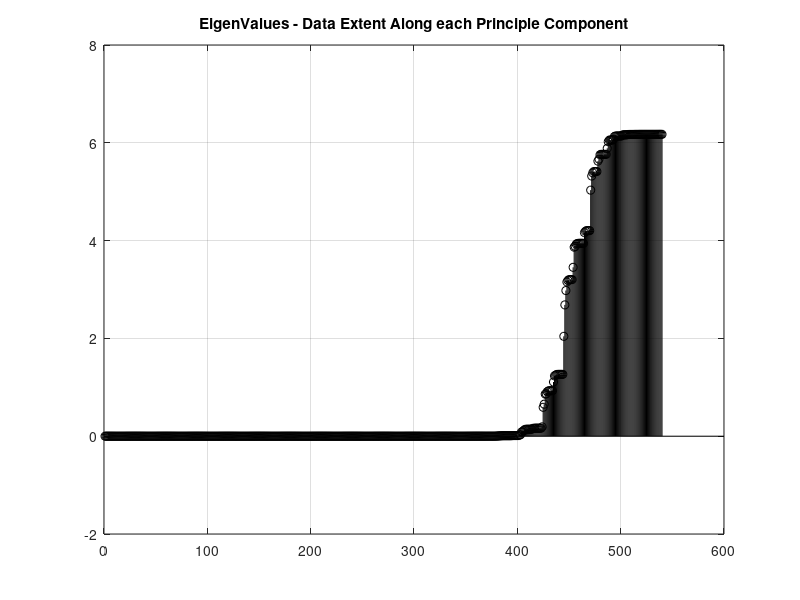

The MATLAB script that drew this image: (Note: this script raises an error after producing the figure.)
%--------------------------------------------------------------------------
% 1. Set the reference signal coordinates and channel model

SubcarrierSpacing = 15e3;       % Hz
OfdmSymbolPeriod  = 160/1.92e6; % Sec
Frequencies       = [-36:2:-2, 2:2:36, -36:2:-2, 2:2:36 ...
                     -36:2:-2, 2:2:36, -36:2:-2, 2:2:36 ...
                     -36:2:-2, 2:2:36, -36:2:-2, 2:2:36 ...
                     -36:2:-2, 2:2:36, -36:2:-2, 2:2:36 ...
                     -36:2:-2, 2:2:36, -36:2:-2, 2:2:36 ...
                     -36:2:-2, 2:2:36, -36:2:-2, 2:2:36 ...
                     -36:2:-2, 2:2:36, -36:2:-2, 2:2:36 ...
                     -36:2:-2, 2:2:36 ] *SubcarrierSpacing; 

Times             = [zeros(1,36),   1*ones(1,36),  2*ones(1,36),  3*ones(1,36), ...
                     4*ones(1,36),  5*ones(1,36),  6*ones(1,36),  7*ones(1,36), ...
                     8*ones(1,36),  9*ones(1,36), 10*ones(1,36), 11*ones(1,36), ...
                     12*ones(1,36), 13*ones(1,36), 14*ones(1,36)]*OfdmSymbolPeriod;

DelayRange        = [-1.0e-6 9e-6];
DopplerRange      = [-3000 3000];

%--------------------------------------------------------------------------
% 2. Compute the frequency response for a large set of channel conditions

DelayStep      = (DelayRange(1,2) - DelayRange(1,1)) / 25;
DopplerStep    = (DopplerRange(1,2) - DopplerRange(1,1)) / 25;
DelayVector    = DelayRange(1,1):DelayStep:DelayRange(1,2);
DopplerVector  = DopplerRange(1,1):DopplerStep:DopplerRange(1,2);
NumChannels    = length(DelayVector)*length(DopplerVector);
NumCoordinates = length(Frequencies);

FreqResponseMatrix  = zeros(NumChannels, NumCoordinates);
NumChannelCondition = 0;

for A = 1:length(DelayVector)
  Delay = DelayVector(1,A);

  for B = 1:length(DopplerVector)

    NumChannelCondition = NumChannelCondition + 1;
    Doppler             = DopplerVector(1,B);
    StartAngle          = rand(1,1)*2*pi;

    for Position = 1:NumCoordinates
      Frequency         = Frequencies(1,Position);
      Time              = Times(1,Position);
      C_Scalar          = exp(1j*StartAngle);
      AngleDueToDelay   = -2*pi*Frequency*Delay;
      C_Delay           = exp(1j*AngleDueToDelay);
      AngleDueToDoppler = 2*pi*Doppler*Time;
      C_Doppler         = exp(1j*AngleDueToDoppler);
      C_FreqResponse    = C_Scalar*C_Delay*C_Doppler;

      FreqResponseMatrix(NumChannelCondition,Position) = C_FreqResponse;
    end
  end
end

%--------------------------------------------------------------------------
% 3. Compute the covariance matrix and the eigen value decomposition

CovarianceM  = cov(conj(FreqResponseMatrix));
[V,D]        = eig(CovarianceM);
EigenVectors = V;
EigenValues  = diag(D);

figure(1);
stem(EigenValues, 'k'); grid on;
title('EigenValues - Data Extent Along each Principle Component');

%--------------------------------------------------------------------------
% 4. Generate a typical frequency response and force a particular CINR

ChannelCondition = [ 1.00 + 0.00j,   0.0e-6,   -1050; ...
                     0.30 - 0.70j,  -1.25e-6,  -1000; ...
                     0.20 + 0.20j,   2.25e-6,   -950; ...
                     0.10 + 0.10j,   3.25e-6,   -600; ...
                     0.05 + 0.04j,   4.25e-6,   -600];

FreqResponse = ComputeFrequencyResponse(ChannelCondition(:,:), Frequencies, Times);

% Force a particular reference signal CINR (carrier to interference and noise ratio)
FreqResponsePower = MeanSquare(FreqResponse);
RsCinrdB          = 5;
RsCinrLinear      = 10^(RsCinrdB/10);
NoisePower        = FreqResponsePower/RsCinrLinear;
GaussianNoise     = 0.7071*sqrt(NoisePower)*...
                    (randn(1, length(FreqResponse)) + ...
                  1j*randn(1, length(FreqResponse)));
RawFreqResponse   = (FreqResponse + GaussianNoise).'; % Convert to column vector

%--------------------------------------------------------------------------
% Step 5. 

% Compute separator1 and separator2
MaxEigenValue       = max(EigenValues);
SeperatorThreshold1 = 0.02  * MaxEigenValue;                  % Good for RS_CINR < 15dB)
SeperatorThreshold2 = 0.001 * MaxEigenValue;                  % Good for RS-CINR > 15dB
Seperator1          = sum(EigenValues > SeperatorThreshold1); % Number of principle components
Seperator2          = sum(EigenValues > SeperatorThreshold2); % retained for the estimate

SignalComponentOfEstimate1  = zeros(NumCoordinates, 1);
NoiseComponentOfEstimate1   = zeros(NumCoordinates, 1);
SignalComponentOfEstimate2  = zeros(NumCoordinates, 1);
NoiseComponentOfEstimate2   = zeros(NumCoordinates, 1);

for EigIndex = 1:NumCoordinates
     EigenVector     = EigenVectors(:, EigIndex);
     Norm            = sum(RawFreqResponse .* conj(EigenVector)) / ...
                      (sum(conj(EigenVector).*EigenVector));
     if(EigIndex >  NumCoordinates - Seperator1)
         % Build the signal component of the frequency response. Note that the eigenvectors 
         % belonging to the signal components will have some noise as well. 
         SignalComponentOfEstimate1 = SignalComponentOfEstimate1 + Norm * EigenVector;
     else
         % Compute the noise belonging to those eigenvectors that do not belong to the signal 
         % component of the noisy raw frequency response. We use this to compute the RS-CINR.
         NoiseComponentOfEstimate1  = NoiseComponentOfEstimate1  + Norm * EigenVector; 
     end

     if(EigIndex >  NumCoordinates - Seperator2)
         SignalComponentOfEstimate2 = SignalComponentOfEstimate2 + Norm * EigenVector;
     else
         NoiseComponentOfEstimate2  = NoiseComponentOfEstimate2  + Norm * EigenVector; 
     end
end   

% Compute RS-CINR for Seperator1
TotalNoisePower1  = MeanSquare(NoiseComponentOfEstimate1)  ...
                    * NumCoordinates / (NumCoordinates - Seperator1);
TotalSignalPower1 = MeanSquare(SignalComponentOfEstimate1) ...
                    - TotalNoisePower1 * Seperator2/NumCoordinates;
RsCinrdB1         = 10*log10(TotalSignalPower1/TotalNoisePower1);

% Compute RS-CINR for Seperator2
TotalNoisePower2  = MeanSquare(NoiseComponentOfEstimate2)  ...
                    * NumCoordinates / (NumCoordinates - Seperator2);
TotalSignalPower2 = MeanSquare(SignalComponentOfEstimate1) ...
                    - TotalNoisePower1 * Seperator2/NumCoordinates;
RsCinrdB2         = 10*log10(TotalSignalPower2/TotalNoisePower2);

% Only choose the results of seperator2 only if its RS-CINR results is truely better
if(real(RsCinrdB2) > (real(RsCinrdB1) + 1))
   RsCinrdB        = real(RsCinrdB2);    % Results for seperator1
   ChannelEstimate = SignalComponentOfEstimate2;
else 
   RsCinrdB        = real(RsCinrdB1);    % Results for seperator2
   ChannelEstimate = SignalComponentOfEstimate1;
end

figure(2);
subplot(2,1,1);
plot(Frequencies, real(FreqResponse), 'k', 'Linewidth', 2); grid on; hold on;
plot(Frequencies, real(RawFreqResponse), 'k:o', 'Markersize', 4);
plot(Frequencies, real(SignalComponentOfEstimate1), 'k--', 'Linewidth', 2);
title('Real Component of The Ideal, Raw and Estimated Frequency Response');
legend('Ideal (no Noise)', 'Raw (with Noise)', 'Estimate');
xlabel('Frequency in Hz');
axis([-0.6e6 0.6e6 -3 3]);
subplot(2,1,2);
plot(Frequencies, imag(FreqResponse), 'k', 'Linewidth', 2); grid on; hold on;
plot(Frequencies, imag(RawFreqResponse), 'k:o', 'Markersize', 4);
plot(Frequencies, imag(SignalComponentOfEstimate1), 'k--', 'Linewidth', 2);
title('Imaginary Component of The Ideal, Raw and Estimated Frequency Response');
legend('Ideal (no Noise)', 'Raw (with Noise)', 'Estimate');
xlabel('Frequency in Hz');
axis([-0.6e6 0.6e6 -3 3]);







